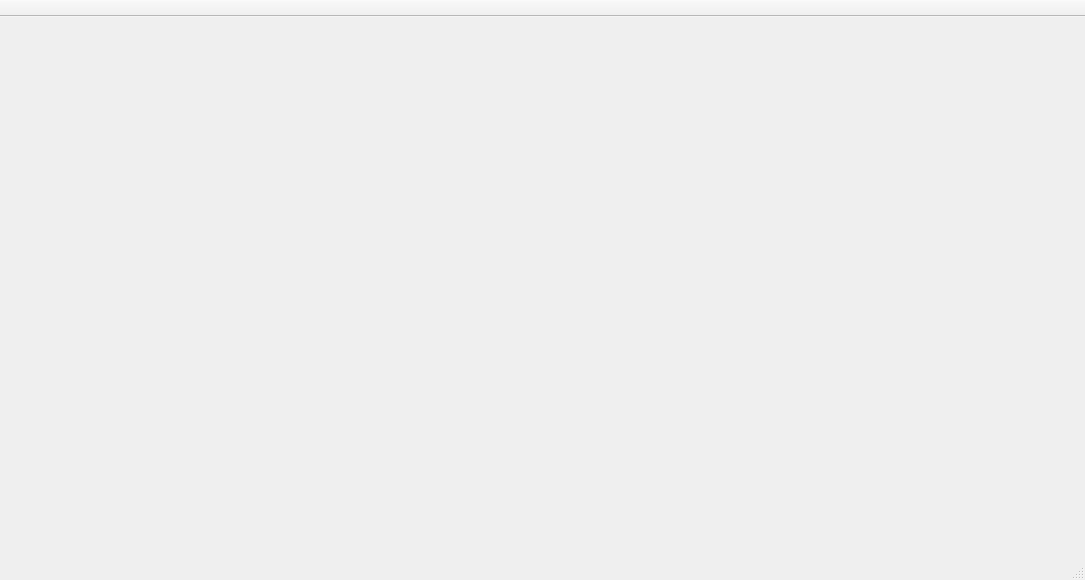
<?xml version="1.0" encoding="UTF-8"?>
<ui version="4.0">
 <class>Umbra</class>
 <widget class="QMainWindow" name="Umbra">
  <property name="geometry">
   <rect>
    <x>0</x>
    <y>0</y>
    <width>1085</width>
    <height>580</height>
   </rect>
  </property>
  <property name="windowTitle">
   <string>Umbra</string>
  </property>
  <property name="dockNestingEnabled">
   <bool>true</bool>
  </property>
  <property name="dockOptions">
   <set>QMainWindow::AllowNestedDocks|QMainWindow::AnimatedDocks</set>
  </property>
  <property name="unifiedTitleAndToolBarOnMac">
   <bool>true</bool>
  </property>
  <widget class="QWidget" name="centralwidget">
   <layout class="QGridLayout" name="centralwidget_gridLayout"/>
  </widget>
  <widget class="QStatusBar" name="statusBar"/>
  <widget class="QToolBar" name="toolBar">
   <property name="windowTitle">
    <string>Umbra - ToolBar</string>
   </property>
   <property name="movable">
    <bool>false</bool>
   </property>
   <property name="allowedAreas">
    <set>Qt::TopToolBarArea</set>
   </property>
   <property name="floatable">
    <bool>false</bool>
   </property>
   <attribute name="toolBarArea">
    <enum>TopToolBarArea</enum>
   </attribute>
   <attribute name="toolBarBreak">
    <bool>false</bool>
   </attribute>
  </widget>
 </widget>
 <resources/>
 <connections/>
</ui>
